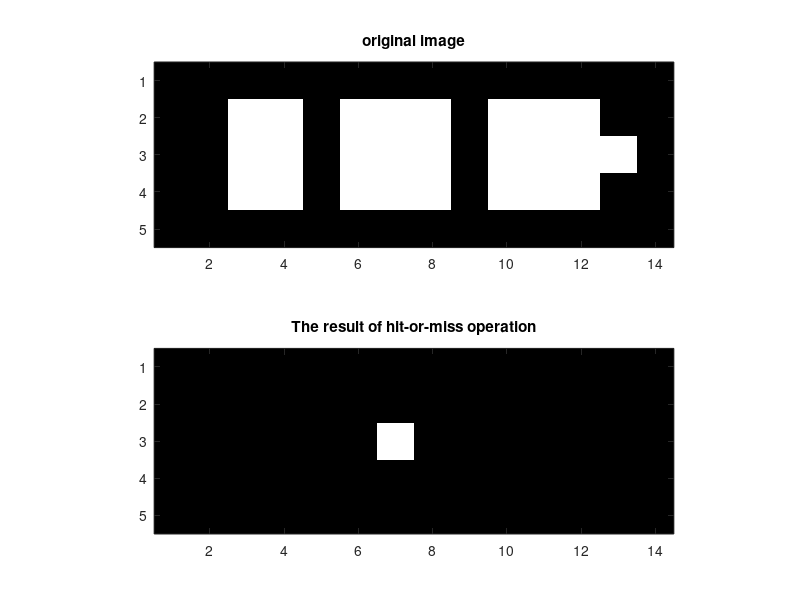
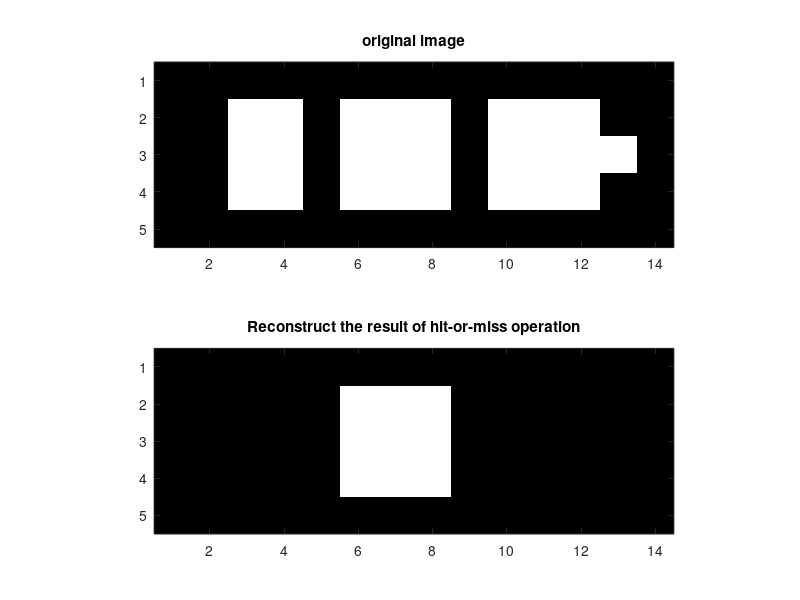

These figures' MATLAB source, in order:
%w4p.m Hit-or-miss operation with 2 SE
clear all, close all, clc
I=zeros(5,14); I(2:4, 3:4)=1; I(2:4, 6:8)=1; I(2:4, 10:12)=1; I(3,13)=1;
I=logical(I); %convert the matrix into a logical date type (binary image)

%Objects to hit
SE1=[1 1 1;1 1 1;1 1 1];
%Objects to miss  - hit the complemented image
SE2=ones(5,5); SE2(2:4, 2:4)=0;
%apply hit-miss oepration
IHM=bwhitmiss(I, SE1, SE2);

figure(1), 
subplot(2,1,1), imagesc(I), axis image; colormap('gray'), 
title('original image');
subplot(2,1,2), imagesc(IHM), axis image; colormap('gray');
title('The result of hit-or-miss operation');

%recover the original shape after the hit-miss 
IR=imreconstruct(IHM, I);
figure(2), 
subplot(2,1,1), imagesc(I), axis image; colormap('gray'), 
title('original image');
subplot(2,1,2), imagesc(IR), axis image; colormap('gray');
title('Reconstruct the result of hit-or-miss operation');
